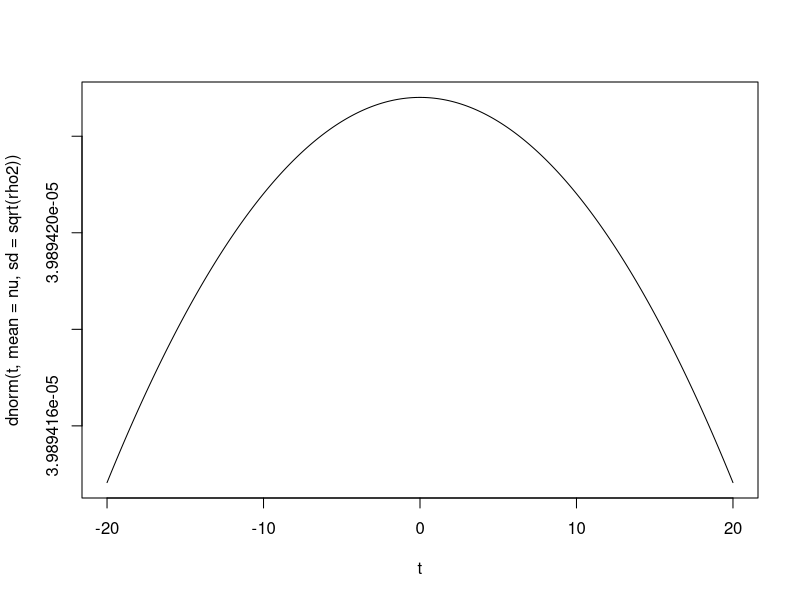
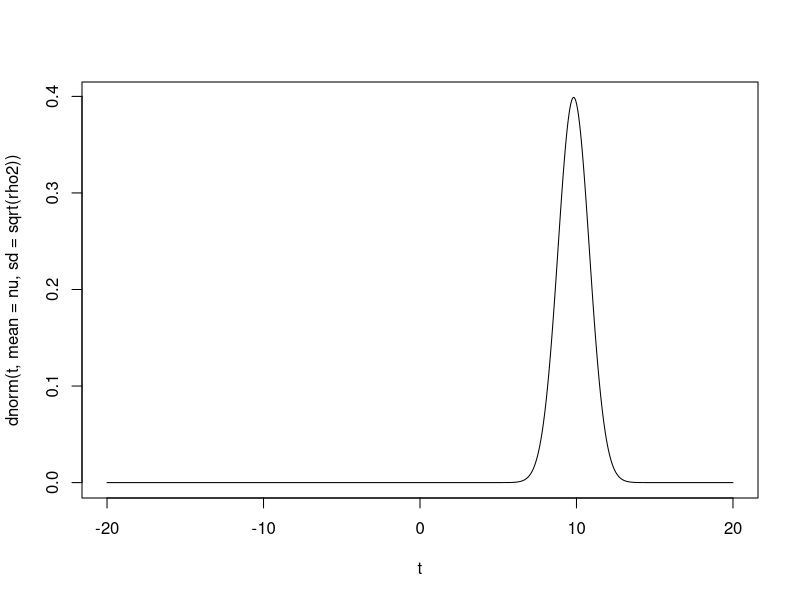
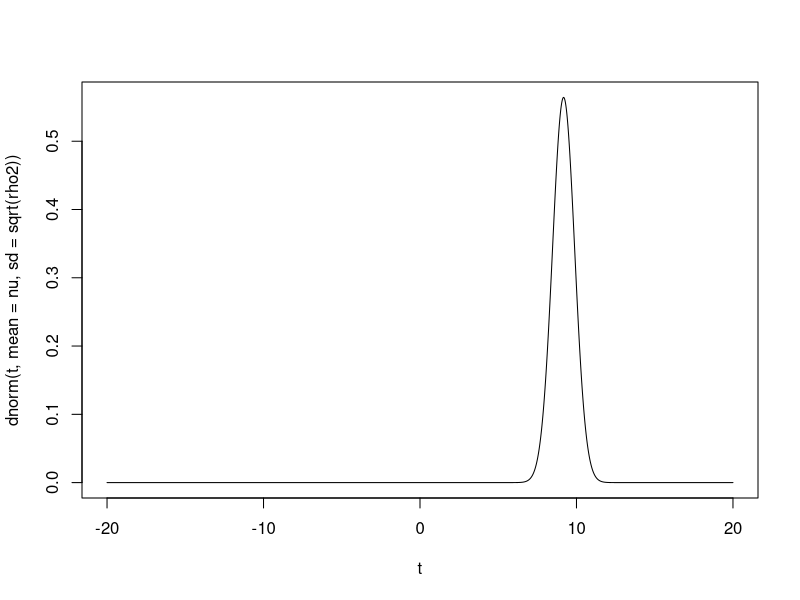
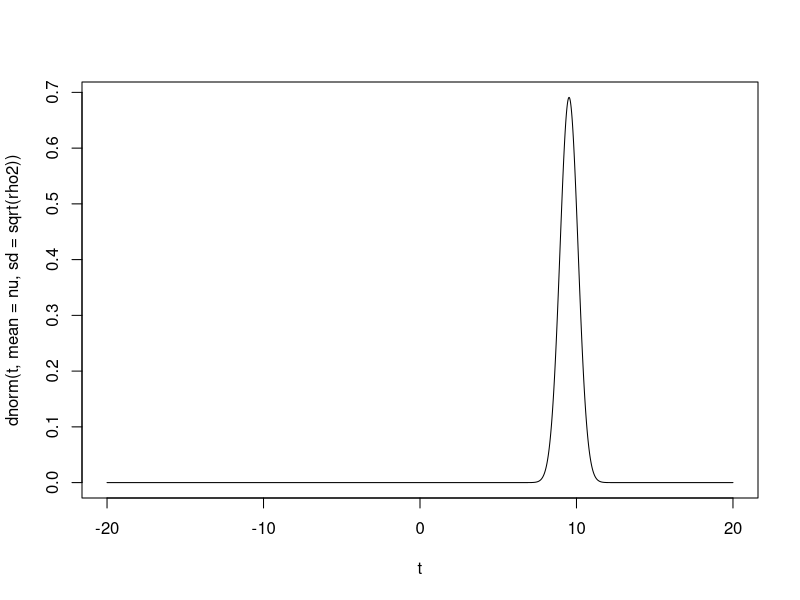
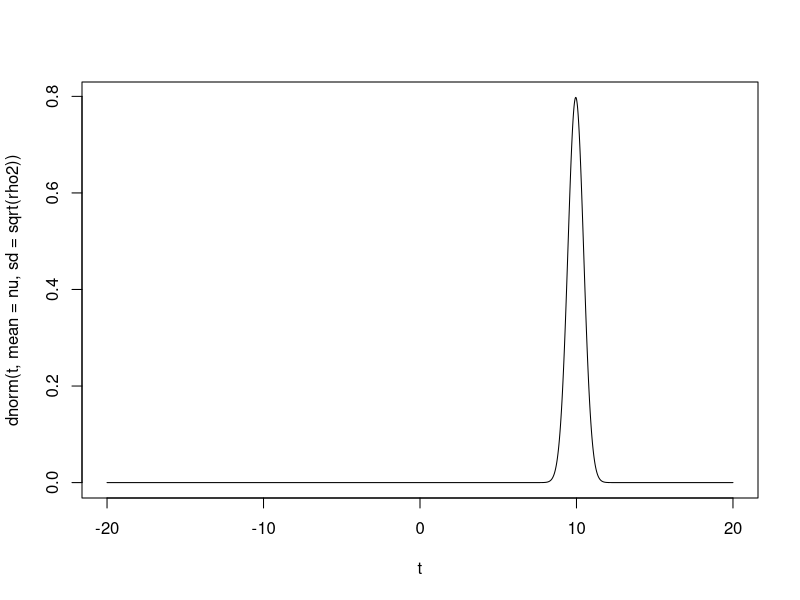
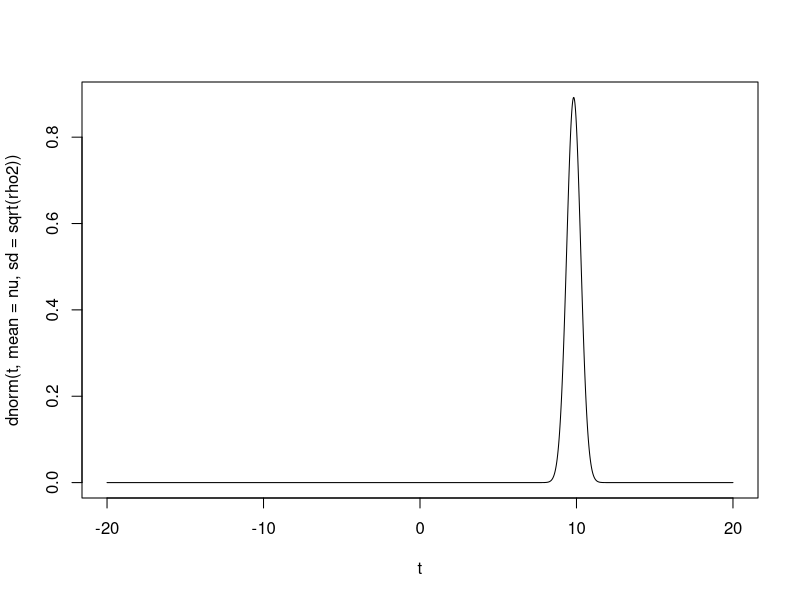
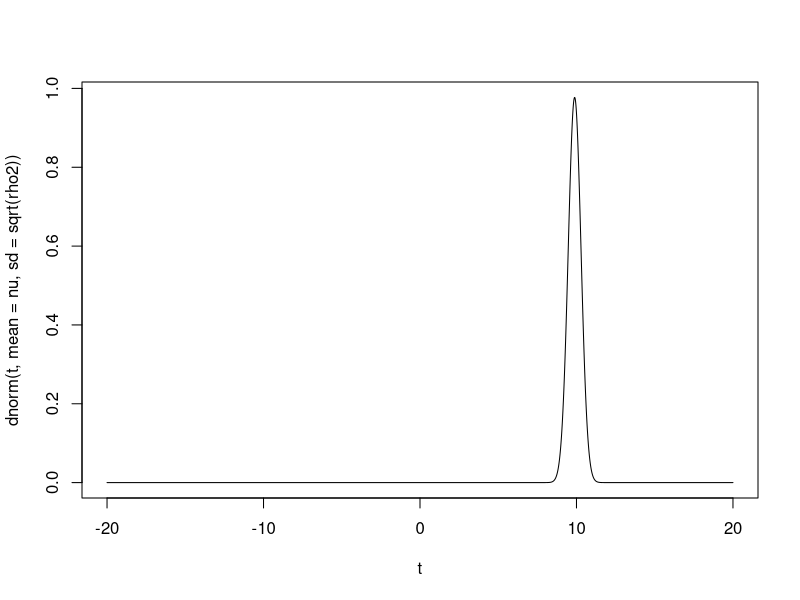
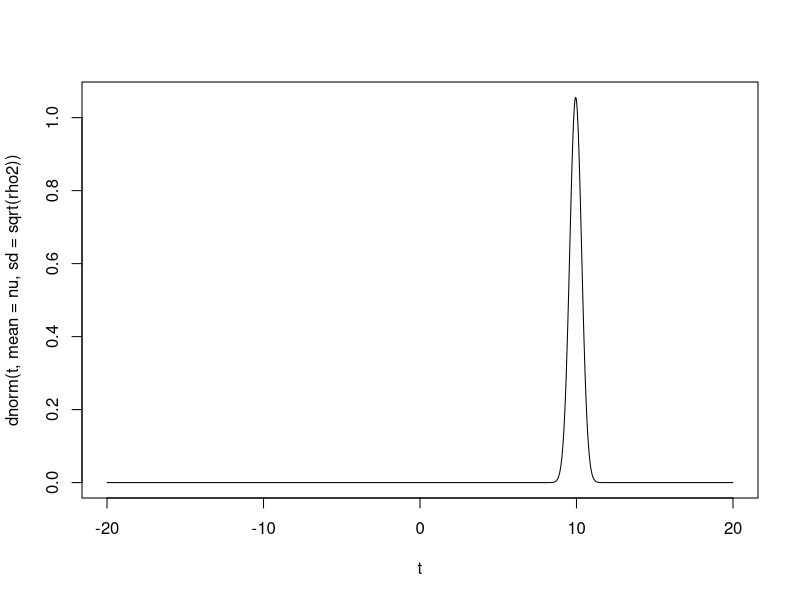

Recreate these plots in R, in order.
# In this example (from HW3) we use the fact that the normal is the conjugate 
# prior for the normal when estimating the mean with known variance.  We 
# begin with an uninformative prior distribution by choosing the variance 
# of the normal to be very large and choosing the initial mean aribitrarily 
# to be 0.  After each observation from a N(10,1) distribution (we know the 
# variance but don't know the mean) we recompute the conditional mean and 
# variance for normal mean, and plot this distribution.  As we accumulate 
# data the variance of our posterior distribution get smaller and smaller, 
# reflecting the fact that our knowledge about the true mean is more and 
# more certain. Also the conditional mean of our posterior distribution 
# converges to the true mean (10).  


nu = 0;
rho2 = 100000000;
sigma2 = 1


for (i in 1:100) {
  t = seq(-20,20,by=.01);
  plot(t,dnorm(t,mean=nu,sd=sqrt(rho2)),type='l');
  readline();
  x = rnorm(1,mean=10,sd=1);
  nu = (nu/rho2 + x/sigma2)/(1/rho2 + 1/sigma2);
  rho2 = 1/(1/rho2 + 1/sigma2);
}



# a) above
# b) the conditional density becomes more and more peaked around 10 (the true mean)
# c) the expectation converges to 10